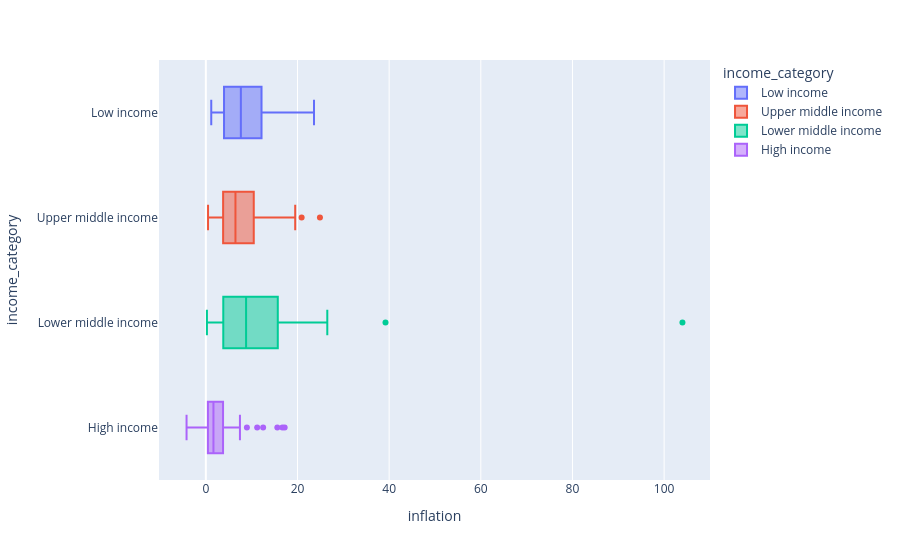

Notebook source saved alongside this figure:
### Code cell
px.box(df_countries, x='inflation', y='income_category', color='income_category', orientation='h', hover_data=['country'])

### Figure 1 — Plotly figure (JSON) as saved in the notebook; plotly's stock layout.template omitted (floating-point values rounded to 4 significant figures)
{"data": [{"alignmentgroup": "True", "customdata": [["Afghanistan"], ["Burkina Faso"], ["Burundi"], ["Central African Republic"], ["Chad"], ["Congo Dem. Rep."], ["Eritrea"], ["Gambia"], ["Guinea-Bissau"], ["Liberia"], ["Madagascar"], ["Malawi"], ["Mali"], ["Mozambique"], ["Niger"], ["Rwanda"], ["Sierra Leone"], ["Sudan"], ["Togo"], ["Uganda"], ["Yemen"]], "hovertemplate": "income_category=%{y}<br>inflation=%{x}<br>country=%{customdata[0]}<extra></extra>", "legendgroup": "Low income", "marker": {"color": "#636efa"}, "name": "Low income", "notched": false, "offsetgroup": "Low income", "orientation": "h", "showlegend": true, "type": "box", "x": [9.44, 6.81, 12.3, 2.01, 6.39, 20.8, 11.6, 4.3, 2.97, 5.47, 8.79, 12.1, 4.37, 7.64, 2.55, 2.61, 17.2, 19.6, 1.18, 10.6, 23.6], "x0": " ", "xaxis": "x", "y": ["Low income", "Low income", "Low income", "Low income", "Low income", "Low income", "Low income", "Low income", "Low income", "Low income", "Low income", "Low income", "Low income", "Low income", "Low income", "Low income", "Low income", "Low income", "Low income", "Low income", "Low income"], "y0": " ", "yaxis": "y"}, {"alignmentgroup": "True", "customdata": [["Albania"], ["Argentina"], ["Armenia"], ["Azerbaijan"], ["Belarus"], ["Belize"], ["Bosnia and Herzegovina"], ["Botswana"], ["Brazil"], ["Bulgaria"], ["China"], ["Colombia"], ["Costa Rica"], ["Dominican Republic"], ["Ecuador"], ["El Salvador"], ["Equatorial Guinea"], ["Fiji"], ["Gabon"], ["Georgia"], ["Grenada"], ["Guatemala"], ["Indonesia"], ["Iraq"], ["Jamaica"], ["Kazakhstan"], ["Libya"], ["Malaysia"], ["Maldives"], ["Mauritius"], ["Moldova"], ["Montenegro"], ["Namibia"], ["Paraguay"], ["Peru"], ["Russia"], ["Serbia"], ["South Africa"], ["St. Vincent and the Grenadines"], ["Suriname"], ["Thailand"], ["Tonga"], ["Turkey"], ["Turkmenistan"]], "hovertemplate": "income_category=%{y}<br>inflation=%{x}<br>country=%{customdata[0]}<extra></extra>", "legendgroup": "Upper middle income", "marker": {"color": "#EF553B"}, "name": "Upper middle income", "notched": false, "offsetgroup": "Upper middle income", "orientation": "h", "showlegend": true, "type": "box", "x": [4.49, 20.9, 7.77, 13.8, 15.1, 1.14, 1.4, 8.92, 8.41, 1.11, 6.94, 3.86, 6.57, 5.44, 7.47, 2.65, 24.9, 4.23, 16.6, 8.55, 0.48, 5.14, 15.3, 16.6, 9.81, 19.5, 14.2, 7.27, 2.88, 1.13, 11.1, 1.6, 3.56, 6.1, 5.71, 14.2, 5.88, 6.35, 4.44, 7.2, 4.08, 3.68, 7.01, 2.31], "x0": " ", "xaxis": "x", "y": ["Upper middle income", "Upper middle income", "Upper middle income", "Upper middle income", "Upper middle income", "Upper middle income", "Upper middle income", "Upper middle income", "Upper middle income", "Upper middle income", "Upper middle income", "Upper middle income", "Upper middle income", "Upper middle income", "Upper middle income", "Upper middle income", "Upper middle income", "Upper middle income", "Upper middle income", "Upper middle income", "Upper middle income", "Upper middle income", "Upper middle income", "Upper middle income", "Upper middle income", "Upper middle income", "Upper middle income", "Upper middle income", "Upper middle income", "Upper middle income", "Upper middle income", "Upper middle income", "Upper middle income", "Upper middle income", "Upper middle income", "Upper middle income", "Upper middle income", "Upper middle income", "Upper middle income", "Upper middle income", "Upper middle income", "Upper middle income", "Upper middle income", "Upper middle income"], "y0": " ", "yaxis": "y"}, {"alignmentgroup": "True", "customdata": [["Algeria"], ["Angola"], ["Bangladesh"], ["Benin"], ["Bhutan"], ["Bolivia"], ["Cambodia"], ["Cameroon"], ["Cape Verde"], ["Comoros"], ["Congo Rep."], ["Cote d'Ivoire"], ["Egypt"], ["Ghana"], ["Guinea"], ["Haiti"], ["India"], ["Iran"], ["Jordan"], ["Kenya"], ["Kiribati"], ["Kyrgyz Republic"], ["Lao"], ["Lebanon"], ["Lesotho"], ["Mauritania"], ["Micronesia"], ["Mongolia"], ["Morocco"], ["Myanmar"], ["Nepal"], ["Nigeria"], ["Pakistan"], ["Philippines"], ["Samoa"], ["Senegal"], ["Solomon Islands"], ["Sri Lanka"], ["Tajikistan"], ["Tanzania"], ["Timor-Leste"], ["Tunisia"], ["Ukraine"], ["Uzbekistan"], ["Vanuatu"], ["Vietnam"], ["Zambia"]], "hovertemplate": "income_category=%{y}<br>inflation=%{x}<br>country=%{customdata[0]}<extra></extra>", "legendgroup": "Lower middle income", "marker": {"color": "#00cc96"}, "name": "Lower middle income", "notched": false, "offsetgroup": "Lower middle income", "orientation": "h", "showlegend": true, "type": "box", "x": [16.1, 22.4, 7.14, 0.885, 5.99, 8.78, 3.12, 1.91, 0.505, 3.87, 20.7, 5.39, 10.1, 16.6, 16.1, 5.45, 8.98, 15.9, 8.43, 2.09, 1.52, 10.0, 9.2, 0.238, 4.15, 18.9, 3.8, 39.2, 0.976, 7.04, 15.1, 104.0, 10.9, 4.22, 1.72, 1.85, 6.81, 22.8, 12.5, 9.25, 26.5, 3.82, 13.4, 16.5, 2.62, 12.1, 14.0], "x0": " ", "xaxis": "x", "y": ["Lower middle income", "Lower middle income", "Lower middle income", "Lower middle income", "Lower middle income", "Lower middle income", "Lower middle income", "Lower middle income", "Lower middle income", "Lower middle income", "Lower middle income", "Lower middle income", "Lower middle income", "Lower middle income", "Lower middle income", "Lower middle income", "Lower middle income", "Lower middle income", "Lower middle income", "Lower middle income", "Lower middle income", "Lower middle income", "Lower middle income", "Lower middle income", "Lower middle income", "Lower middle income", "Lower middle income", "Lower middle income", "Lower middle income", "Lower middle income", "Lower middle income", "Lower middle income", "Lower middle income", "Lower middle income", "Lower middle income", "Lower middle income", "Lower middle income", "Lower middle income", "Lower middle income", "Lower middle income", "Lower middle income", "Lower middle income", "Lower middle income", "Lower middle income", "Lower middle income", "Lower middle income", "Lower middle income"], "y0": " ", "yaxis": "y"}, {"alignmentgroup": "True", "customdata": [["Antigua and Barbuda"], ["Australia"], ["Austria"], ["Bahamas"], ["Bahrain"], ["Barbados"], ["Belgium"], ["Brunei"], ["Canada"], ["Chile"], ["Croatia"], ["Cyprus"], ["Czech Republic"], ["Denmark"], ["Estonia"], ["Finland"], ["France"], ["Germany"], ["Greece"], ["Guyana"], ["Hungary"], ["Iceland"], ["Ireland"], ["Israel"], ["Italy"], ["Japan"], ["Kuwait"], ["Latvia"], ["Lithuania"], ["Luxembourg"], ["Malta"], ["Netherlands"], ["New Zealand"], ["Norway"], ["Oman"], ["Panama"], ["Poland"], ["Portugal"], ["Qatar"], ["Romania"], ["Saudi Arabia"], ["Seychelles"], ["Singapore"], ["Slovak Republic"], ["Slovenia"], ["South Korea"], ["Spain"], ["Sweden"], ["Switzerland"], ["United Arab Emirates"], ["United Kingdom"], ["United States"], ["Uruguay"]], "hovertemplate": "income_category=%{y}<br>inflation=%{x}<br>country=%{customdata[0]}<extra></extra>", "legendgroup": "High income", "marker": {"color": "#ab63fa"}, "name": "High income", "notched": false, "offsetgroup": "High income", "orientation": "h", "showlegend": true, "type": "box", "x": [1.44, 1.16, 0.873, -0.393, 7.44, 0.321, 1.88, 16.7, 2.87, 8.96, 0.821, 2.01, -1.43, 3.22, 1.74, 0.351, 1.05, 0.758, 0.673, 5.73, 2.33, 5.47, -3.22, 1.77, 0.319, -1.9, 11.2, -0.812, 2.38, 3.62, 3.83, 0.848, 3.73, 5.95, 15.6, 2.59, 1.66, 0.643, 6.98, 3.53, 17.2, -4.21, -0.046, 0.485, -0.987, 3.16, 0.16, 0.991, 0.317, 12.5, 1.57, 1.22, 4.91], "x0": " ", "xaxis": "x", "y": ["High income", "High income", "High income", "High income", "High income", "High income", "High income", "High income", "High income", "High income", "High income", "High income", "High income", "High income", "High income", "High income", "High income", "High income", "High income", "High income", "High income", "High income", "High income", "High income", "High income", "High income", "High income", "High income", "High income", "High income", "High income", "High income", "High income", "High income", "High income", "High income", "High income", "High income", "High income", "High income", "High income", "High income", "High income", "High income", "High income", "High income", "High income", "High income", "High income", "High income", "High income", "High income", "High income"], "y0": " ", "yaxis": "y"}], "layout": {"boxmode": "overlay", "legend": {"title": {"text": "income_category"}, "tracegroupgap": 0}, "margin": {"t": 60}, "xaxis": {"anchor": "y", "domain": [0, 1], "title": {"text": "inflation"}}, "yaxis": {"anchor": "x", "categoryarray": ["High income", "Lower middle income", "Upper middle income", "Low income"], "categoryorder": "array", "domain": [0, 1], "title": {"text": "income_category"}}}}
